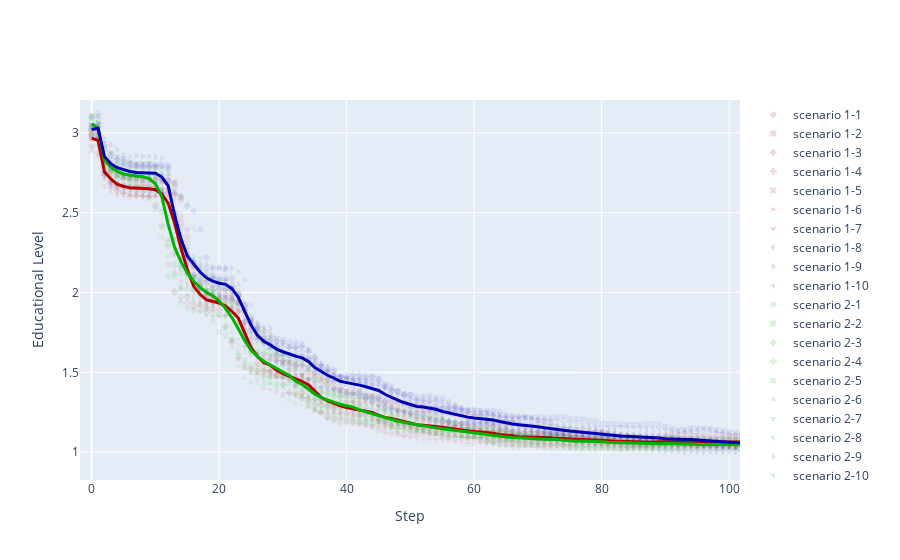

This figure's notebook cell:
### Code cell
import plotly.graph_objects as go
import numpy as np
import pandas as pd

# Create dictionary of dataframes
df_dict = {}
row = 0
for j in range(1, num_scen+1):
    for i in range(1, num_reps+1):
        key = f"scenario {j}"
        rdf = rdfs[row]
        df_mean = rdf.groupby(['Step'], as_index=False).Education.mean()
        if key in df_dict:
            df_dict[key].append(df_mean)
        else:
            df_dict[key] = [df_mean]
        row += 1

# Create list of replications and scenarios
replications = [f"rep {i}" for i in range(1, num_reps+1)]
scenarios = [f"scenario {j}" for j in range(1, num_scen+1)]

# Create figure
fig = go.Figure()

# Loop through each scenario
for i, scenario in enumerate(scenarios):
    # Get dataframes for current scenario
    dfs_scenario = df_dict[scenario]
    # Get color for current scenario
    color = f"hsl({(i/len(scenarios))*360}, 50%, 50%)"
    
    # Loop through each replication of the current scenario
    for j, rdf in enumerate(dfs_scenario):
        # Get name for current replication
        name = f"{scenario}-{j+1}"
        
        # Add scatter dots for each replication
        fig.add_trace(go.Scatter(
            x=rdf["Step"], y=rdf["Education"],
            name=name,
            mode="markers",
            marker=dict(symbol=j, color=color, opacity=0.1)
        ))


# To make the lines appear on top of the scatter, make a new loop
for i, scenario in enumerate(scenarios):
    dfs_scenario = df_dict[scenario]
    color2 = f"hsl({(i/len(scenarios))*360}, 100%, 35%)"
    # Calculate the average line for the current scenario
    max_length = max(len(df) for df in dfs_scenario)
    avg_line = pd.concat([df.loc[:max_length-1, "Education"] for df in dfs_scenario], axis=1).mean(axis=1)
    avg_line = avg_line.reset_index(name="Education").rename(columns={"index": "Step"})
    
    # Add the average line as a trace
    fig.add_trace(go.Scatter(
        x=avg_line["Step"], y=avg_line["Education"],
        name=f"{scenario} (Avg)",
        mode="lines",
        line=dict(color=color2, width=3),
    ))

fig.update_layout(
    xaxis_title="Step",
    yaxis_title="Educational Level",
    # paper_bgcolor='rgba(0,0,0,0)',
    # plot_bgcolor = 'rgba(0,0,0,0)',
    # showlegend=False
)

# Show figure
fig.show()

### Figure 1 — Plotly figure (JSON) as saved in the notebook; plotly's stock layout.template omitted (floating-point values rounded to 4 significant figures; data arrays with more than 128 entries replaced by an {"elided": "..."} marker saying what was removed)
{"data": [{"marker": {"color": "hsl(0.0, 50%, 50%)", "opacity": 0.1, "symbol": 0}, "mode": "markers", "name": "scenario 1-1", "type": "scatter", "x": {"elided": "500 int values"}, "y": {"elided": "500 float values"}}, {"marker": {"color": "hsl(0.0, 50%, 50%)", "opacity": 0.1, "symbol": 1}, "mode": "markers", "name": "scenario 1-2", "type": "scatter", "x": {"elided": "500 int values"}, "y": {"elided": "500 float values"}}, {"marker": {"color": "hsl(0.0, 50%, 50%)", "opacity": 0.1, "symbol": 2}, "mode": "markers", "name": "scenario 1-3", "type": "scatter", "x": {"elided": "500 int values"}, "y": {"elided": "500 float values"}}, {"marker": {"color": "hsl(0.0, 50%, 50%)", "opacity": 0.1, "symbol": 3}, "mode": "markers", "name": "scenario 1-4", "type": "scatter", "x": {"elided": "500 int values"}, "y": {"elided": "500 float values"}}, {"marker": {"color": "hsl(0.0, 50%, 50%)", "opacity": 0.1, "symbol": 4}, "mode": "markers", "name": "scenario 1-5", "type": "scatter", "x": {"elided": "500 int values"}, "y": {"elided": "500 float values"}}, {"marker": {"color": "hsl(0.0, 50%, 50%)", "opacity": 0.1, "symbol": 5}, "mode": "markers", "name": "scenario 1-6", "type": "scatter", "x": {"elided": "500 int values"}, "y": {"elided": "500 float values"}}, {"marker": {"color": "hsl(0.0, 50%, 50%)", "opacity": 0.1, "symbol": 6}, "mode": "markers", "name": "scenario 1-7", "type": "scatter", "x": {"elided": "364 int values"}, "y": {"elided": "364 float values"}}, {"marker": {"color": "hsl(0.0, 50%, 50%)", "opacity": 0.1, "symbol": 7}, "mode": "markers", "name": "scenario 1-8", "type": "scatter", "x": {"elided": "500 int values"}, "y": {"elided": "500 float values"}}, {"marker": {"color": "hsl(0.0, 50%, 50%)", "opacity": 0.1, "symbol": 8}, "mode": "markers", "name": "scenario 1-9", "type": "scatter", "x": {"elided": "500 int values"}, "y": {"elided": "500 float values"}}, {"marker": {"color": "hsl(0.0, 50%, 50%)", "opacity": 0.1, "symbol": 9}, "mode": "markers", "name": "scenario 1-10", "type": "scatter", "x": {"elided": "336 int values"}, "y": {"elided": "336 float values"}}, {"marker": {"color": "hsl(120.0, 50%, 50%)", "opacity": 0.1, "symbol": 0}, "mode": "markers", "name": "scenario 2-1", "type": "scatter", "x": {"elided": "500 int values"}, "y": {"elided": "500 float values"}}, {"marker": {"color": "hsl(120.0, 50%, 50%)", "opacity": 0.1, "symbol": 1}, "mode": "markers", "name": "scenario 2-2", "type": "scatter", "x": {"elided": "500 int values"}, "y": {"elided": "500 float values"}}, {"marker": {"color": "hsl(120.0, 50%, 50%)", "opacity": 0.1, "symbol": 2}, "mode": "markers", "name": "scenario 2-3", "type": "scatter", "x": {"elided": "500 int values"}, "y": {"elided": "500 float values"}}, {"marker": {"color": "hsl(120.0, 50%, 50%)", "opacity": 0.1, "symbol": 3}, "mode": "markers", "name": "scenario 2-4", "type": "scatter", "x": {"elided": "500 int values"}, "y": {"elided": "500 float values"}}, {"marker": {"color": "hsl(120.0, 50%, 50%)", "opacity": 0.1, "symbol": 4}, "mode": "markers", "name": "scenario 2-5", "type": "scatter", "x": {"elided": "500 int values"}, "y": {"elided": "500 float values"}}, {"marker": {"color": "hsl(120.0, 50%, 50%)", "opacity": 0.1, "symbol": 5}, "mode": "markers", "name": "scenario 2-6", "type": "scatter", "x": {"elided": "225 int values"}, "y": {"elided": "225 float values"}}, {"marker": {"color": "hsl(120.0, 50%, 50%)", "opacity": 0.1, "symbol": 6}, "mode": "markers", "name": "scenario 2-7", "type": "scatter", "x": {"elided": "500 int values"}, "y": {"elided": "500 float values"}}, {"marker": {"color": "hsl(120.0, 50%, 50%)", "opacity": 0.1, "symbol": 7}, "mode": "markers", "name": "scenario 2-8", "type": "scatter", "x": {"elided": "500 int values"}, "y": {"elided": "500 float values"}}, {"marker": {"color": "hsl(120.0, 50%, 50%)", "opacity": 0.1, "symbol": 8}, "mode": "markers", "name": "scenario 2-9", "type": "scatter", "x": {"elided": "500 int values"}, "y": {"elided": "500 float values"}}, {"marker": {"color": "hsl(120.0, 50%, 50%)", "opacity": 0.1, "symbol": 9}, "mode": "markers", "name": "scenario 2-10", "type": "scatter", "x": {"elided": "500 int values"}, "y": {"elided": "500 float values"}}, {"marker": {"color": "hsl(240.0, 50%, 50%)", "opacity": 0.1, "symbol": 0}, "mode": "markers", "name": "scenario 3-1", "type": "scatter", "x": {"elided": "500 int values"}, "y": {"elided": "500 float values"}}, {"marker": {"color": "hsl(240.0, 50%, 50%)", "opacity": 0.1, "symbol": 1}, "mode": "markers", "name": "scenario 3-2", "type": "scatter", "x": {"elided": "500 int values"}, "y": {"elided": "500 float values"}}, {"marker": {"color": "hsl(240.0, 50%, 50%)", "opacity": 0.1, "symbol": 2}, "mode": "markers", "name": "scenario 3-3", "type": "scatter", "x": {"elided": "500 int values"}, "y": {"elided": "500 float values"}}, {"marker": {"color": "hsl(240.0, 50%, 50%)", "opacity": 0.1, "symbol": 3}, "mode": "markers", "name": "scenario 3-4", "type": "scatter", "x": {"elided": "500 int values"}, "y": {"elided": "500 float values"}}, {"marker": {"color": "hsl(240.0, 50%, 50%)", "opacity": 0.1, "symbol": 4}, "mode": "markers", "name": "scenario 3-5", "type": "scatter", "x": {"elided": "500 int values"}, "y": {"elided": "500 float values"}}, {"marker": {"color": "hsl(240.0, 50%, 50%)", "opacity": 0.1, "symbol": 5}, "mode": "markers", "name": "scenario 3-6", "type": "scatter", "x": {"elided": "500 int values"}, "y": {"elided": "500 float values"}}, {"marker": {"color": "hsl(240.0, 50%, 50%)", "opacity": 0.1, "symbol": 6}, "mode": "markers", "name": "scenario 3-7", "type": "scatter", "x": {"elided": "500 int values"}, "y": {"elided": "500 float values"}}, {"marker": {"color": "hsl(240.0, 50%, 50%)", "opacity": 0.1, "symbol": 7}, "mode": "markers", "name": "scenario 3-8", "type": "scatter", "x": {"elided": "500 int values"}, "y": {"elided": "500 float values"}}, {"marker": {"color": "hsl(240.0, 50%, 50%)", "opacity": 0.1, "symbol": 8}, "mode": "markers", "name": "scenario 3-9", "type": "scatter", "x": {"elided": "500 int values"}, "y": {"elided": "500 float values"}}, {"marker": {"color": "hsl(240.0, 50%, 50%)", "opacity": 0.1, "symbol": 9}, "mode": "markers", "name": "scenario 3-10", "type": "scatter", "x": {"elided": "500 int values"}, "y": {"elided": "500 float values"}}, {"line": {"color": "hsl(0.0, 100%, 35%)", "width": 3}, "mode": "lines", "name": "scenario 1 (Avg)", "type": "scatter", "x": {"elided": "500 int values"}, "y": {"elided": "500 float values"}}, {"line": {"color": "hsl(120.0, 100%, 35%)", "width": 3}, "mode": "lines", "name": "scenario 2 (Avg)", "type": "scatter", "x": {"elided": "500 int values"}, "y": {"elided": "500 float values"}}, {"line": {"color": "hsl(240.0, 100%, 35%)", "width": 3}, "mode": "lines", "name": "scenario 3 (Avg)", "type": "scatter", "x": {"elided": "500 int values"}, "y": {"elided": "500 float values"}}], "layout": {"autosize": true, "xaxis": {"autorange": false, "range": [-1.83, 101.7], "title": {"text": "Step"}, "type": "linear"}, "yaxis": {"autorange": false, "range": [0.8252, 3.206], "title": {"text": "Educational Level"}, "type": "linear"}}}
